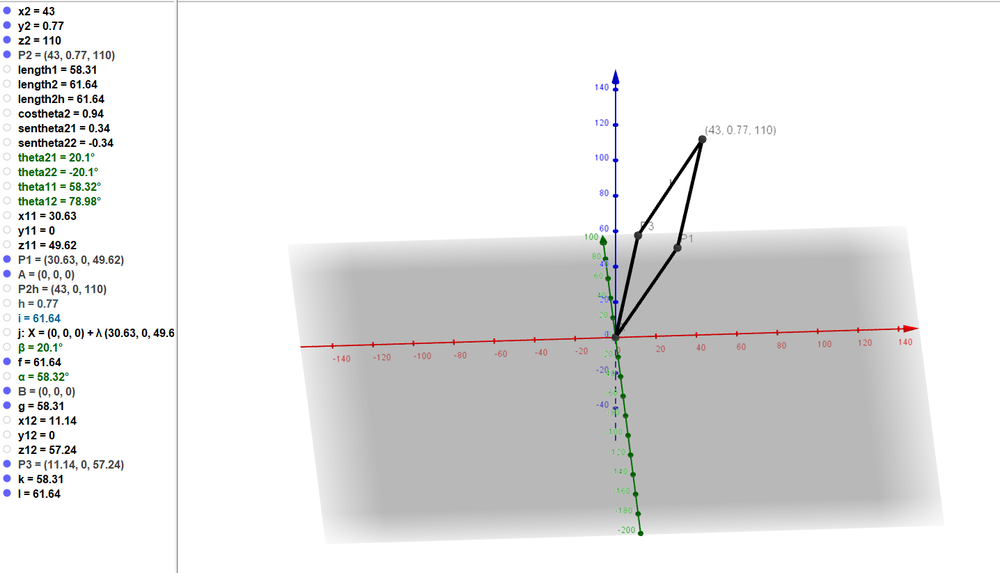
#> input picture muestre_1.PNG, 1000 x 573 px, shrunk from 1436 x 823 before the run, given in place of the camera
$ python object_detection.py
#> lines starting #> are read from the running program, lines starting #| are printed output that depends on the picture; after the words box and inside, x2 and y2 are one past the last pixel; in counts of white or black regions, pixels touching at a corner belong together
import cv2
import numpy as np

cam=cv2.VideoCapture(0)
kernel=np.ones((5,5),np.uint8)

while(True):
    ret,frame=cam.read()
#> frame is the input picture: shape (573, 1000, 3); mean B, G, R 230.4, 230.3, 230.3
    rangomax=np.array([50,255,50])
    rangomin=np.array([0,51,0])
    mascara=cv2.inRange(frame,rangomin,rangomax)
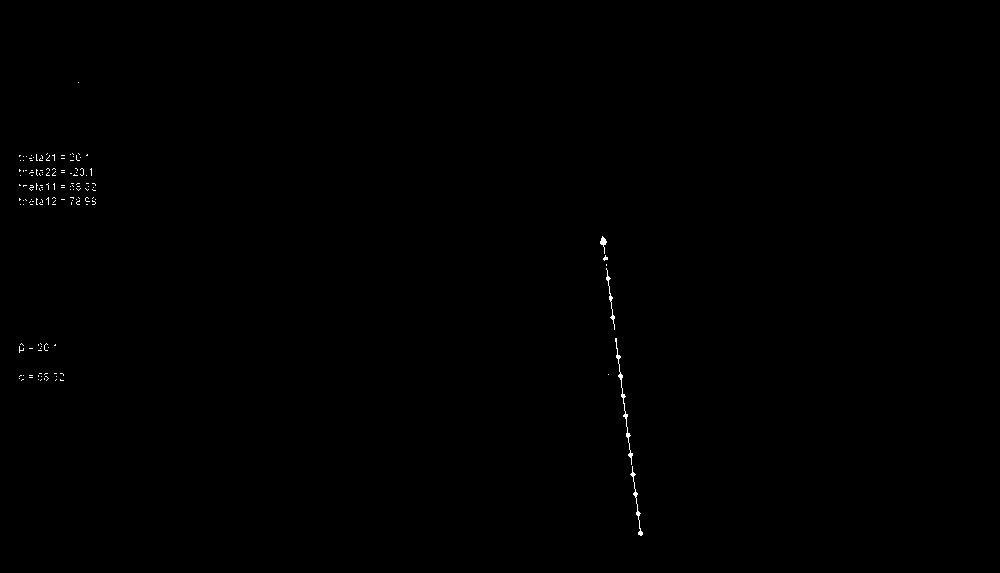
#> mascara: shape (573, 1000); 0.17% white in thin lines or dots, all inside (x1, y1, x2, y2) = (19, 82, 643, 536)
    opening=cv2.morphologyEx(mascara, cv2.MORPH_OPEN, kernel)
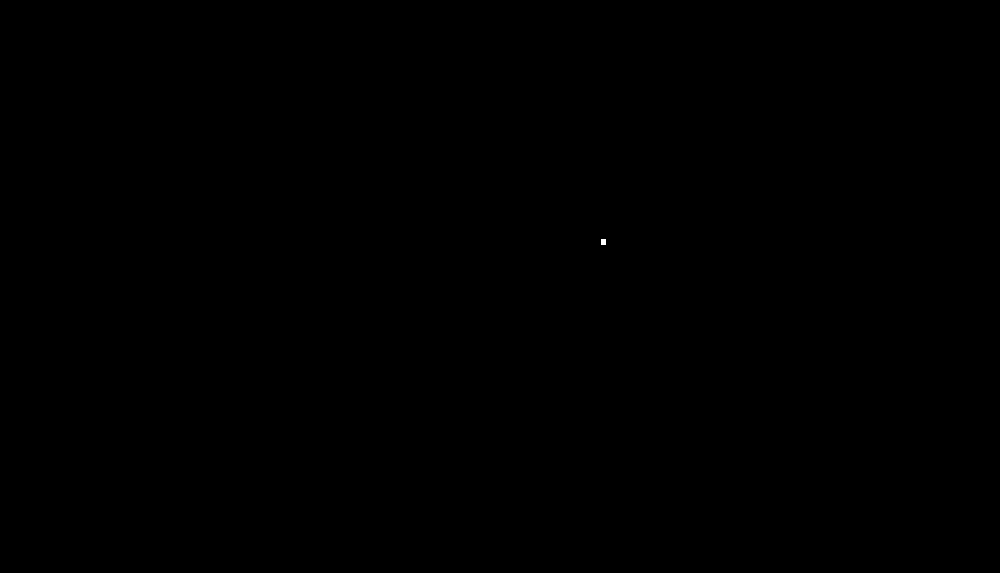
#> opening: shape (573, 1000); 0.01% white; 1 white region, box (x1, y1, x2, y2) and area: (601, 239, 606, 245) 30
    x,y,w,h=cv2.boundingRect(opening)
#> x = 601; y = 239; w = 5; h = 6
    cv2.rectangle(frame,(x,y),(x+w,y+h),(0,255,0),3)
#> frame: shape (573, 1000, 3); 0.02% of pixels changed, all inside (x1, y1, x2, y2) = (599, 237, 609, 248)
    cv2.circle(frame,(int(x+w/2),int(y+h/2)),5,(0,0,255),-1)
#> frame: shape (573, 1000, 3); mean B, G, R 230.3, 230.3, 230.3
    cv2.imshow('camara',frame)
    k=cv2.waitKey(1) & 0xFF
#> (key Esc is pressed here)
    if k==27:
        break
